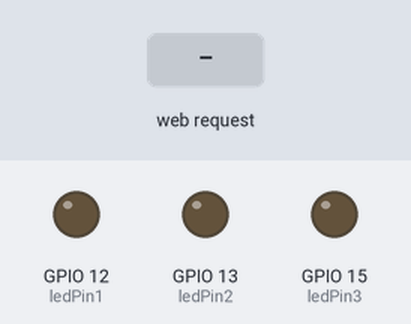
A sketch run on a simulated ESP8266 (NodeMCU). Parts: output pins drawn as LEDs (lit = HIGH). The test bench sets the inputs (shaded band). WiFi joins after 1.5 s; servers stay silent unless stated; what the sketch prints to the serial monitor is not drawn.

Above: at 2.7 s.
2.8 s: HTTP request GET /LED=ON1 received
At 3.8 s:
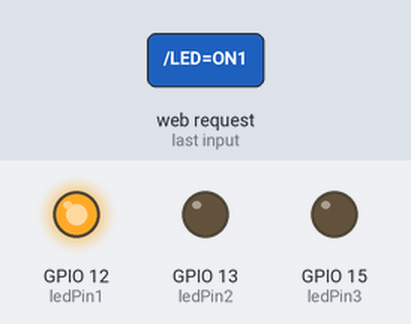
4.3 s: HTTP request GET /LED=ON2 received
At 8.1 s:
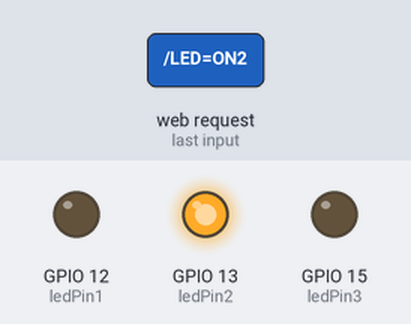
Timing chart, 0 to 12.3 s (numbered marks = the images above; inputs shaded):
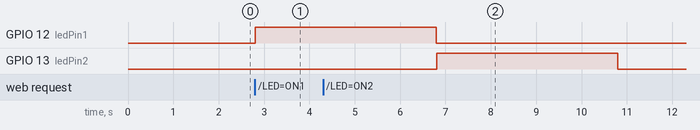

The sketch:

Esp8266.ino
```cpp
#include <ESP8266WiFi.h>
#include <ArduinoJson.h>
//#include <ESP8266WiFi.h>
#include <ESP8266WebServer.h>
#include <DHT.h>
#define DHTTYPE   DHT11
#define DHTPIN    14


const char* ssid = "OnePlus3";
const char* password = "kulkarni";

int ledPin1 = 12;// GPIO13
int ledPin2 = 13;// GPIO13
int ledPin3 = 15;// GPIO13
WiFiServer server(80);

void setup() {
  Serial.begin(115200);
  delay(10);

  pinMode(ledPin1, OUTPUT);
  digitalWrite(ledPin1, LOW);

  pinMode(ledPin2, OUTPUT);
  digitalWrite(ledPin2, LOW);

  pinMode(ledPin3, OUTPUT);
  digitalWrite(ledPin3, LOW);

  // Connect to WiFi network
  Serial.println();
  Serial.println();
  Serial.print("Connecting to ");
  Serial.println(ssid);

  WiFi.begin(ssid, password);

  while (WiFi.status() != WL_CONNECTED) {
    delay(500);
    Serial.print(".");
  }
  Serial.println("");
  Serial.println("WiFi connected");

  // Start the server
  server.begin();
  Serial.println("Server started");

  // Print the IP address
  Serial.print("Use this URL to connect: ");
  Serial.print("http://");
  Serial.print(WiFi.localIP());
  Serial.println("/");

}

void loop() {
  // Check if a client has connected
  WiFiClient client = server.available();
  if (!client) {
    return;
  }

  // Wait until the client sends some data
  Serial.println("new client");
  while(!client.available()){
    delay(1);
  }

  // Read the first line of the request
  String request = client.readStringUntil('\r');
  Serial.println(request);
  client.flush();

  // Match the request
  int value = LOW;


  if (request.indexOf("/LED=ON1") != -1)  {
    digitalWrite(ledPin1, HIGH);
    value = HIGH;
    delay(4000);
    digitalWrite(ledPin1, LOW);
    value= LOW;
  }
  if (request.indexOf("/LED=ON2") != -1)  {
    digitalWrite(ledPin2, HIGH);
    value = HIGH;
    delay(4000);
    digitalWrite(ledPin2, LOW);
    value= LOW;
  }

  if (request.indexOf("/LED=ON3") != -1)  {
    digitalWrite(ledPin3, HIGH);
    value = HIGH;
    delay(4000);
    digitalWrite(ledPin3, LOW);
    value= LOW;
  }

// Set ledPin according to the request
//digitalWrite(ledPin, value);

  // Return the response
  client.println("HTTP/1.1 200 OK");
  client.println("Content-Type: text/html");
  client.println(""); //  do not forget this one
  client.println("<!DOCTYPE HTML>");
  client.println("<html>");

  client.print("Led pin is now: ");

  if(value == HIGH) {
    client.print("On");
  } else {
    client.print("Off");
  }
   if(value == LOW) {
    client.print("Off");
  } else {
    client.print("On");
  }

  client.println("<br><br>");
  client.println("<a href=\"/LED=ON1\"\"><button>Medium </button></a>");
  client.println("<a href=\"/LED=ON2\"\"><button>Low</button></a><br />");
  client.println("<a href=\"/LED=ON3\"\"><button>High</button></a><br />");
  client.println("</html>");

  delay(1);
  Serial.println("Client disonnected");
  Serial.println("");

}
```

Measured:
- after the input at 2.8 s, GPIO 12 (ledPin1): LOW → HIGH at once
- after the input at 4.3 s, GPIO 13 (ledPin2): LOW → HIGH after 2.5 s, → LOW 4.0 s later
